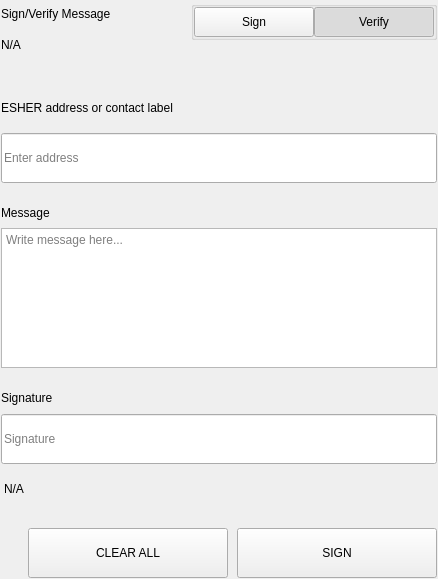
<?xml version="1.0" encoding="UTF-8"?>
<ui version="4.0">
 <class>SettingsSignMessageWidgets</class>
 <widget class="QWidget" name="SettingsSignMessageWidgets">
  <property name="geometry">
   <rect>
    <x>0</x>
    <y>0</y>
    <width>438</width>
    <height>579</height>
   </rect>
  </property>
  <property name="windowTitle">
   <string>Form</string>
  </property>
  <layout class="QVBoxLayout" name="verticalLayout">
   <property name="spacing">
    <number>0</number>
   </property>
   <property name="leftMargin">
    <number>0</number>
   </property>
   <property name="topMargin">
    <number>0</number>
   </property>
   <property name="rightMargin">
    <number>0</number>
   </property>
   <property name="bottomMargin">
    <number>0</number>
   </property>
   <item>
    <widget class="QWidget" name="left" native="true">
     <layout class="QVBoxLayout" name="verticalLayout_3">
      <property name="leftMargin">
       <number>0</number>
      </property>
      <property name="topMargin">
       <number>0</number>
      </property>
      <property name="rightMargin">
       <number>0</number>
      </property>
      <property name="bottomMargin">
       <number>0</number>
      </property>
      <item>
       <widget class="QWidget" name="container_sign" native="true">
        <layout class="QVBoxLayout" name="verticalLayout_2">
         <property name="spacing">
          <number>0</number>
         </property>
         <property name="leftMargin">
          <number>1</number>
         </property>
         <property name="topMargin">
          <number>1</number>
         </property>
         <property name="rightMargin">
          <number>1</number>
         </property>
         <property name="bottomMargin">
          <number>1</number>
         </property>
         <item>
          <layout class="QHBoxLayout" name="horizontalLayout_3" stretch="3,1">
           <property name="spacing">
            <number>40</number>
           </property>
           <item>
            <layout class="QVBoxLayout" name="verticalLayoutTitle">
             <property name="spacing">
              <number>5</number>
             </property>
             <item>
              <widget class="QLabel" name="labelTitle">
               <property name="text">
                <string>Sign/Verify Message</string>
               </property>
              </widget>
             </item>
             <item>
              <widget class="QLabel" name="labelSubtitle1">
               <property name="text">
                <string notr="true">N/A</string>
               </property>
               <property name="wordWrap">
                <bool>true</bool>
               </property>
              </widget>
             </item>
            </layout>
           </item>
           <item alignment="Qt::AlignRight|Qt::AlignTop">
            <widget class="QWidget" name="containerSwitch" native="true">
             <property name="styleSheet">
              <string notr="true">#containerSwitch{
	padding-top:9px;
}</string>
             </property>
             <layout class="QVBoxLayout" name="verticalLayout_6">
              <property name="spacing">
               <number>4</number>
              </property>
              <property name="leftMargin">
               <number>0</number>
              </property>
              <property name="topMargin">
               <number>0</number>
              </property>
              <property name="rightMargin">
               <number>0</number>
              </property>
              <property name="bottomMargin">
               <number>0</number>
              </property>
              <item alignment="Qt::AlignRight">
               <widget class="QGroupBox" name="groupBox">
                <property name="sizePolicy">
                 <sizepolicy hsizetype="Fixed" vsizetype="Preferred">
                  <horstretch>0</horstretch>
                  <verstretch>0</verstretch>
                 </sizepolicy>
                </property>
                <property name="title">
                 <string/>
                </property>
                <property name="alignment">
                 <set>Qt::AlignRight|Qt::AlignTop|Qt::AlignTrailing</set>
                </property>
                <layout class="QHBoxLayout" name="horizontalLayout_4">
                 <property name="spacing">
                  <number>0</number>
                 </property>
                 <property name="leftMargin">
                  <number>0</number>
                 </property>
                 <property name="topMargin">
                  <number>0</number>
                 </property>
                 <property name="rightMargin">
                  <number>0</number>
                 </property>
                 <property name="bottomMargin">
                  <number>0</number>
                 </property>
                 <item>
                  <widget class="QPushButton" name="pushSign">
                   <property name="minimumSize">
                    <size>
                     <width>120</width>
                     <height>30</height>
                    </size>
                   </property>
                   <property name="maximumSize">
                    <size>
                     <width>120</width>
                     <height>30</height>
                    </size>
                   </property>
                   <property name="focusPolicy">
                    <enum>Qt::NoFocus</enum>
                   </property>
                   <property name="text">
                    <string>Sign</string>
                   </property>
                   <property name="checkable">
                    <bool>true</bool>
                   </property>
                   <property name="autoExclusive">
                    <bool>true</bool>
                   </property>
                  </widget>
                 </item>
                 <item>
                  <widget class="QPushButton" name="pushVerify">
                   <property name="minimumSize">
                    <size>
                     <width>120</width>
                     <height>30</height>
                    </size>
                   </property>
                   <property name="maximumSize">
                    <size>
                     <width>120</width>
                     <height>30</height>
                    </size>
                   </property>
                   <property name="focusPolicy">
                    <enum>Qt::NoFocus</enum>
                   </property>
                   <property name="text">
                    <string>Verify</string>
                   </property>
                   <property name="checkable">
                    <bool>true</bool>
                   </property>
                   <property name="checked">
                    <bool>true</bool>
                   </property>
                   <property name="autoExclusive">
                    <bool>true</bool>
                   </property>
                  </widget>
                 </item>
                </layout>
               </widget>
              </item>
              <item alignment="Qt::AlignHCenter|Qt::AlignTop">
               <widget class="QLabel" name="labelSubtitleSwitch">
                <property name="text">
                 <string/>
                </property>
                <property name="alignment">
                 <set>Qt::AlignRight|Qt::AlignTrailing|Qt::AlignVCenter</set>
                </property>
               </widget>
              </item>
             </layout>
            </widget>
           </item>
          </layout>
         </item>
         <item>
          <spacer name="verticalSpacer_2">
           <property name="orientation">
            <enum>Qt::Vertical</enum>
           </property>
           <property name="sizeType">
            <enum>QSizePolicy::Fixed</enum>
           </property>
           <property name="sizeHint" stdset="0">
            <size>
             <width>20</width>
             <height>40</height>
            </size>
           </property>
          </spacer>
         </item>
         <item>
          <widget class="QWidget" name="containerAddress" native="true">
           <property name="sizePolicy">
            <sizepolicy hsizetype="Preferred" vsizetype="Fixed">
             <horstretch>0</horstretch>
             <verstretch>0</verstretch>
            </sizepolicy>
           </property>
           <layout class="QVBoxLayout" name="verticalLayout_5" stretch="0,0">
            <property name="spacing">
             <number>15</number>
            </property>
            <property name="leftMargin">
             <number>0</number>
            </property>
            <property name="topMargin">
             <number>0</number>
            </property>
            <property name="rightMargin">
             <number>0</number>
            </property>
            <property name="bottomMargin">
             <number>0</number>
            </property>
            <item>
             <widget class="QLabel" name="labelSubtitleAddress">
              <property name="minimumSize">
               <size>
                <width>0</width>
                <height>20</height>
               </size>
              </property>
              <property name="maximumSize">
               <size>
                <width>16777215</width>
                <height>20</height>
               </size>
              </property>
              <property name="text">
               <string>ESHER address or contact label</string>
              </property>
             </widget>
            </item>
            <item>
             <widget class="QLineEdit" name="addressIn_SM">
              <property name="minimumSize">
               <size>
                <width>0</width>
                <height>50</height>
               </size>
              </property>
              <property name="maximumSize">
               <size>
                <width>16777215</width>
                <height>50</height>
               </size>
              </property>
              <property name="placeholderText">
               <string>Enter address</string>
              </property>
             </widget>
            </item>
           </layout>
          </widget>
         </item>
         <item>
          <spacer name="verticalSpacer_3">
           <property name="orientation">
            <enum>Qt::Vertical</enum>
           </property>
           <property name="sizeType">
            <enum>QSizePolicy::Fixed</enum>
           </property>
           <property name="sizeHint" stdset="0">
            <size>
             <width>20</width>
             <height>20</height>
            </size>
           </property>
          </spacer>
         </item>
         <item>
          <layout class="QVBoxLayout" name="verticalLayout_9">
           <property name="spacing">
            <number>5</number>
           </property>
           <item>
            <widget class="QLabel" name="labelSubtitleMessage">
             <property name="minimumSize">
              <size>
               <width>0</width>
               <height>20</height>
              </size>
             </property>
             <property name="maximumSize">
              <size>
               <width>16777215</width>
               <height>20</height>
              </size>
             </property>
             <property name="text">
              <string>Message</string>
             </property>
            </widget>
           </item>
           <item>
            <widget class="QPlainTextEdit" name="messageIn_SM">
             <property name="minimumSize">
              <size>
               <width>0</width>
               <height>140</height>
              </size>
             </property>
             <property name="maximumSize">
              <size>
               <width>16777215</width>
               <height>140</height>
              </size>
             </property>
             <property name="placeholderText">
              <string>Write message here...</string>
             </property>
            </widget>
           </item>
          </layout>
         </item>
         <item>
          <spacer name="verticalSpacer_4">
           <property name="orientation">
            <enum>Qt::Vertical</enum>
           </property>
           <property name="sizeType">
            <enum>QSizePolicy::Fixed</enum>
           </property>
           <property name="sizeHint" stdset="0">
            <size>
             <width>20</width>
             <height>20</height>
            </size>
           </property>
          </spacer>
         </item>
         <item>
          <widget class="QWidget" name="widget" native="true">
           <property name="minimumSize">
            <size>
             <width>0</width>
             <height>75</height>
            </size>
           </property>
           <property name="maximumSize">
            <size>
             <width>16777215</width>
             <height>16777215</height>
            </size>
           </property>
           <layout class="QVBoxLayout" name="verticalLayout_4">
            <property name="leftMargin">
             <number>0</number>
            </property>
            <property name="topMargin">
             <number>0</number>
            </property>
            <property name="rightMargin">
             <number>0</number>
            </property>
            <property name="bottomMargin">
             <number>0</number>
            </property>
            <item>
             <widget class="QLabel" name="labelSubtitleSignature">
              <property name="minimumSize">
               <size>
                <width>0</width>
                <height>20</height>
               </size>
              </property>
              <property name="maximumSize">
               <size>
                <width>16777215</width>
                <height>20</height>
               </size>
              </property>
              <property name="text">
               <string>Signature</string>
              </property>
             </widget>
            </item>
            <item>
             <widget class="QLineEdit" name="signatureOut_SM">
              <property name="minimumSize">
               <size>
                <width>0</width>
                <height>50</height>
               </size>
              </property>
              <property name="placeholderText">
               <string>Signature</string>
              </property>
             </widget>
            </item>
           </layout>
          </widget>
         </item>
         <item>
          <widget class="QLabel" name="statusLabel_SM">
           <property name="styleSheet">
            <string notr="true">padding-top:5px;</string>
           </property>
           <property name="text">
            <string notr="true">N/A</string>
           </property>
          </widget>
         </item>
         <item>
          <spacer name="verticalSpacer">
           <property name="orientation">
            <enum>Qt::Vertical</enum>
           </property>
           <property name="sizeType">
            <enum>QSizePolicy::Fixed</enum>
           </property>
           <property name="sizeHint" stdset="0">
            <size>
             <width>20</width>
             <height>20</height>
            </size>
           </property>
          </spacer>
         </item>
         <item>
          <layout class="QHBoxLayout" name="horizontalLayout_7">
           <property name="spacing">
            <number>9</number>
           </property>
           <item>
            <spacer name="horizontalSpacer_5">
             <property name="orientation">
              <enum>Qt::Horizontal</enum>
             </property>
             <property name="sizeType">
              <enum>QSizePolicy::Expanding</enum>
             </property>
             <property name="sizeHint" stdset="0">
              <size>
               <width>40</width>
               <height>20</height>
              </size>
             </property>
            </spacer>
           </item>
           <item>
            <widget class="QPushButton" name="pushButtonClear">
             <property name="minimumSize">
              <size>
               <width>200</width>
               <height>50</height>
              </size>
             </property>
             <property name="focusPolicy">
              <enum>Qt::NoFocus</enum>
             </property>
             <property name="text">
              <string>CLEAR ALL</string>
             </property>
            </widget>
           </item>
           <item>
            <widget class="QPushButton" name="pushButtonSave">
             <property name="minimumSize">
              <size>
               <width>200</width>
               <height>50</height>
              </size>
             </property>
             <property name="maximumSize">
              <size>
               <width>200</width>
               <height>50</height>
              </size>
             </property>
             <property name="focusPolicy">
              <enum>Qt::NoFocus</enum>
             </property>
             <property name="text">
              <string>SIGN</string>
             </property>
            </widget>
           </item>
          </layout>
         </item>
        </layout>
       </widget>
      </item>
     </layout>
    </widget>
   </item>
  </layout>
 </widget>
 <resources/>
 <connections/>
</ui>
